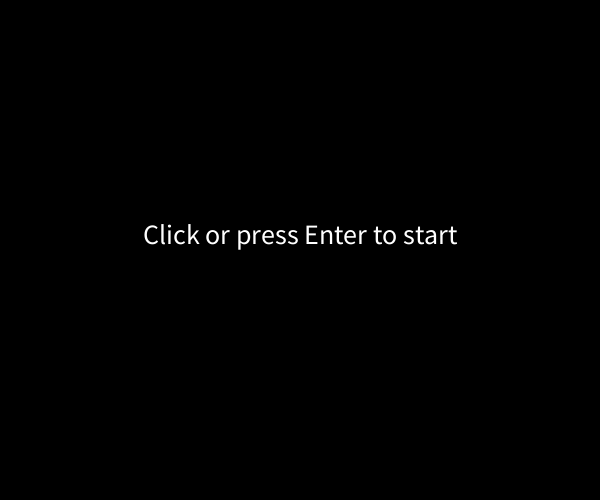
Frame 1 (no input)
Frame 60 (the mouse pressed at the canvas centre just before this capture): identical to frame 1, image omitted
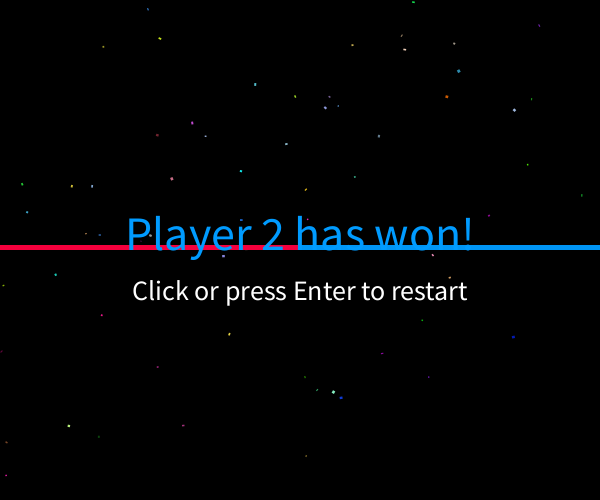
Frame 120 (the mouse held since frame 60 and released just before this capture)

The Processing sketch that drew these frames (run headless with seeded random() and noise(); from frame 60 on, the mouse is pressed at the canvas centre):

// Processing sketch: Summative_2
// ── Summative_2.pde
// TRON GAME
int GameMode = 0; //Main variable that's used to seperate draw into different sections. It's how I make 'stages' of the game. These include the start screen, game, and end screen
boolean clicked = false; //workaround so that my mousePressed will only detect one click
boolean stars = false; //variable so that the random star creation of my background only activates once. It's another workaround.
boolean score = false; //score is initially invisible at the beginning... because there is no score. On replay, score is enabled!
int score1 = 0; //player juan's score
int score2 = 0; //player two's score
int winner; //variable to show who iz ze winner, hon hon hon! ;D

int xpos1 = 0;
int ypos1 = 245;
String direction1 = "right";

int xpos2 = 595;
int ypos2 = 245;
String direction2 = "left";

void setup() {
  size(600, 500);
  background(0);
  frameRate(30);
}

void draw() {

  // START SCREEN
  if (GameMode == 0) {
    background(0);
    textSize(28);
    textAlign(CENTER, BOTTOM);
    text("Click or press Enter to start", width/2, height/2);
    if (clicked || keyPressed == true && key == ENTER) {
      GameMode = 1;
      background(0);
      clicked = false;
    }
  }

  // ACTUAL GAME
  if (GameMode == 1) {
    if (stars == false) {
      for (int j = 0; j < 300; j++) {
        Cubes();
      }
      stars = true;
    }

    if (score == true) { //If score variable is true, SHOW the score! :D
      textSize(28); //good size... in my opinion anyway

      //player one's score :)
      fill(#FF0040); //red
      textAlign(LEFT); //aligned to the left side
      text(str(score1), 20, 40); //shows the player's score, converted to string first
      
      //player two's score :c
      fill(#009BFF); //blue
      textAlign(RIGHT); //aligned to the right side
      text(str(score2), 580, 40); //shows the player's score, converted to string first
    }

    // FIRST RECTANGLE
    fill(#FF0040); // red
    rect(xpos1, ypos1, 5, 5);

    // SECOND RECTANGLE
    fill(#009BFF); // blue
    rect(xpos2, ypos2, 5, 5);

    // Movement function
    Move();

    // GAME OVER FUNCTION
    if (get(xpos1, ypos1) == color(#FF0040) || get(xpos1, ypos1) == color(#009BFF) || xpos1 < 0 || xpos1 >= 600 || ypos1 < 0 || ypos1 >= 500) { //If player one hits itself or player two's trail, or if player one hits the wall
      GameMode = 2; //end game
      winner = 2; //sets player two as winner
      score2 += 1; //adds to player two's score
    } else if (get(xpos2, ypos2) == color(#FF0040) || get(xpos2, ypos2) == color(#009BFF) || xpos2 < 0 || xpos2 >= 600 || ypos2 < 0 || ypos2 >= 500) { //If player two hits itself or player one's trail, or if player two hits the wall
      GameMode = 2; //end game
      winner = 1; //sets player one as winner
      score1 += 1; //adds to player one's score
    }
  }

  // GAME OVER SCREEN
  if (GameMode == 2) {
    //Darkens the screen
    noStroke();
    fill(#000000, 10);
    rect(0, 0, 600, 500);

    //Text
    if (winner == 1) {
      fill(#FF0040);
    } else if (winner == 2) {
      fill(#009BFF);
    }
    textSize(48);
    textAlign(CENTER);
    text("Player " + str(winner) + " has won!", width/2, height/2);

    fill(#FFFFFF);
    textSize(28);
    text("Click or press Enter to restart", width/2, height/2 + 50);

    if (clicked || keyPressed == true && key == ENTER) {
      background(0);
      score = true;
      clicked = false;
      stars = false;
      xpos1 = 0;
      ypos1 = 245;
      xpos2 = 595;
      ypos2 = 245;
      direction1 = "right";
      direction2 = "left";
      GameMode = 1;
    }
  }
}

void mousePressed() {
  clicked = true;
}

void keyPressed() {

  //player one
  if (key == 'w' && direction1 != "down" || key == 'W' && direction1 != "down") {
    direction1 = "up";
  }
  if (key == 's' && direction1 != "up" || key == 'S' && direction1 != "up") {
    direction1 = "down";
  }
  if (key == 'a' && direction1 != "right" || key == 'A' && direction1 != "right") {
    direction1 = "left";
  }
  if (key == 'd' && direction1 != "left" || key == 'D' && direction1 != "left") {
    direction1 = "right";
  }

  //player two
  if (key == CODED) {
    if (keyCode == UP && direction2 != "down") {
      direction2 = "up";
    }
    if (keyCode == DOWN && direction2 != "up") {
      direction2 = "down";
    }
    if (keyCode == LEFT && direction2 != "right") {
      direction2 = "left";
    }
    if (keyCode == RIGHT && direction2 != "left") {
      direction2 = "right";
    }
  }
}

void Move() {
  // player one
  if (direction1 == "right") {
    xpos1 += 5;
  } 
  if (direction1 == "left") {
    xpos1 += -5;
  } 
  if (direction1 == "up") {
    ypos1 += -5;
  } 
  if (direction1 == "down") {
    ypos1 += 5;
  }
  // player two
  if (direction2 == "right") {
    xpos2 += 5;
  } 
  if (direction2 == "left") {
    xpos2 += -5;
  } 
  if (direction2 == "up") {
    ypos2 += -5;
  } 
  if (direction2 == "down") {
    ypos2 += 5;
  }
}

void Cubes() {
  float r;
  r = random(180);
  noStroke();
  fill(random(255), random(255), random(255));
  rotate(r);
  rect(random(10, 600), random(10, 500), random(1, 3), random(1, 3));
  rotate(-r);
}
